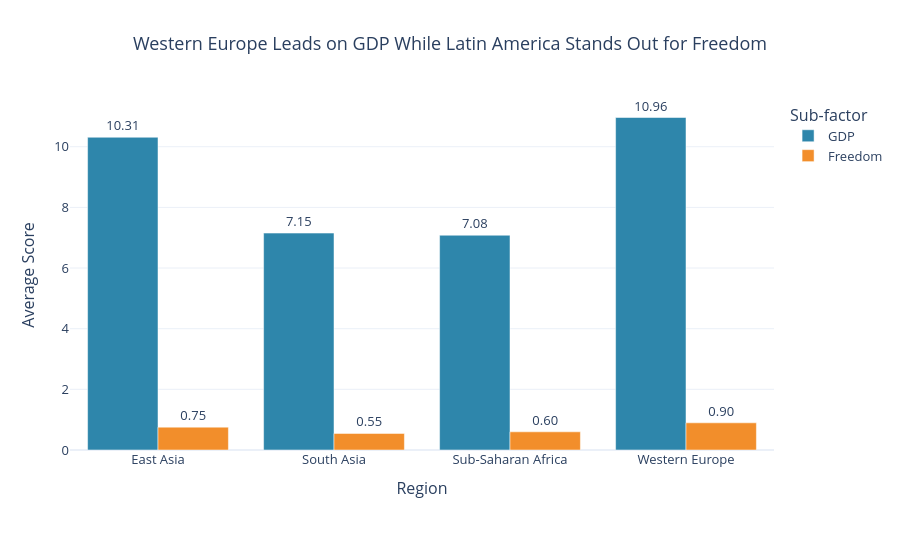

Notebook source saved alongside this figure:
### Markdown cell above
---
## Done? Stretch Goal

If you finish both tasks with time to spare, try this:

**Task 3 (stretch):** Build a **grouped bar chart** comparing 2 sub-factors (e.g. `GDP_per_capita` and `Freedom`) across the 5 most populated regions. Use colour meaningfully and write an insight title.

Regions to include: `'Western Europe'`, `'Latin America'`, `'East Asia'`, `'Sub-Saharan Africa'`, `'South Asia'`

### Code cell
# Stretch goal — grouped bar chart
# YOUR CODE HERE

# Select the required regions
regions = [
    'Western Europe',
    'Latin America',
    'East Asia',
    'Sub-Saharan Africa',
    'South Asia'
]

# Calculate average GDP and Freedom for each region
region_factors = (
    df[df['Region'].isin(regions)]
    .groupby('Region')[['GDP', 'Freedom']]
    .mean()
    .reset_index()
)

# Reshape data for grouped bar chart
region_factors_long = region_factors.melt(
    id_vars='Region',
    value_vars=['GDP', 'Freedom'],
    var_name='Factor',
    value_name='Score'
)

# Build grouped bar chart
fig = px.bar(
    region_factors_long,
    x='Region',
    y='Score',
    color='Factor',
    barmode='group',
    text='Score',
    color_discrete_map={
        'GDP': '#2E86AB',
        'Freedom': '#F28E2B'
    },
    title='Western Europe Leads on GDP While Latin America Stands Out for Freedom',
    labels={
        'Region': 'Region',
        'Score': 'Average Score',
        'Factor': 'Factor'
    }
)

# Add values to bars
fig.update_traces(
    texttemplate='%{text:.2f}',
    textposition='outside'
)

# Professional styling
fig.update_layout(
    template='plotly_white',
    height=550,
    title_x=0.5,
    font=dict(size=13),
    legend_title_text='Sub-factor',
    margin=dict(l=70, r=50, t=100, b=100)
)

# Zero baseline
fig.update_yaxes(range=[0, None])

fig.show()

### Figure 1 — Plotly figure (JSON) as saved in the notebook; plotly's stock layout.template omitted (floating-point values rounded to 4 significant figures)
{"data": [{"alignmentgroup": "True", "hovertemplate": "Factor=GDP<br>Region=%{x}<br>Average Score=%{text}<extra></extra>", "legendgroup": "GDP", "marker": {"color": "#2E86AB", "pattern": {"shape": ""}}, "name": "GDP", "offsetgroup": "GDP", "orientation": "v", "showlegend": true, "text": [10.31, 7.152, 7.082, 10.96], "textposition": "outside", "texttemplate": "%{text:.2f}", "type": "bar", "x": ["East Asia", "South Asia", "Sub-Saharan Africa", "Western Europe"], "xaxis": "x", "y": [10.31, 7.152, 7.082, 10.96], "yaxis": "y"}, {"alignmentgroup": "True", "hovertemplate": "Factor=Freedom<br>Region=%{x}<br>Average Score=%{text}<extra></extra>", "legendgroup": "Freedom", "marker": {"color": "#F28E2B", "pattern": {"shape": ""}}, "name": "Freedom", "offsetgroup": "Freedom", "orientation": "v", "showlegend": true, "text": [0.754, 0.5463, 0.5994, 0.8961], "textposition": "outside", "texttemplate": "%{text:.2f}", "type": "bar", "x": ["East Asia", "South Asia", "Sub-Saharan Africa", "Western Europe"], "xaxis": "x", "y": [0.754, 0.5463, 0.5994, 0.8961], "yaxis": "y"}], "layout": {"barmode": "group", "font": {"size": 13}, "height": 550, "legend": {"title": {"text": "Sub-factor"}, "tracegroupgap": 0}, "margin": {"b": 100, "l": 70, "r": 50, "t": 100}, "title": {"text": "Western Europe Leads on GDP While Latin America Stands Out for Freedom", "x": 0.5}, "xaxis": {"anchor": "y", "domain": [0, 1], "title": {"text": "Region"}}, "yaxis": {"anchor": "x", "domain": [0, 1], "range": [0, null], "title": {"text": "Average Score"}}}}
